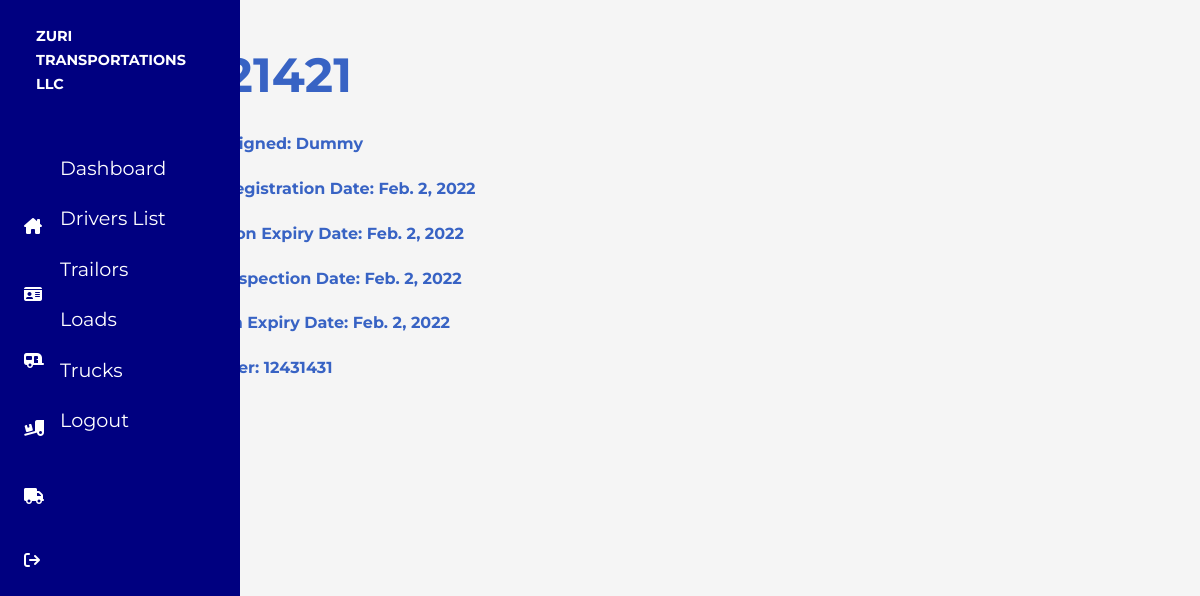
The app's page /trucks/truck/6 (signed in) with its own data.
### trucks/models.py (models this page shows)
class Truck(models.Model):
    truck_number = models.CharField(max_length=50)
    driver_assigned_to = models.CharField(max_length=50)
    registration_current_date = models.DateField(auto_now=False, auto_now_add=False, blank=True)
    registration_expiry_date = models.DateField(auto_now=False, auto_now_add=False, blank=True)
    inspection_current_date = models.DateField(auto_now=False, auto_now_add=False, blank=True)
    inspection_expiry_date = models.DateField(auto_now=False, auto_now_add=False, blank=True)
    vin_number = models.CharField(max_length=50, default=None)

### trucks/views.py (the view)
# urls.py: path('truck/<truck_id>', truck_info, name='truck_info'),
@login_required
def truck_info(request, truck_id):
    truck = Truck.objects.get(pk=truck_id)
    return render(request, 'trucks/truck_info.html', {'truck':truck})

### templates/trucks/truck_info.html (shortened to what this page needs)
{% extends 'base.html' %}
{% block content %}
<h1>{{truck.truck_number}}</h1>
<p>Driver Assigned: {{truck.driver_assigned_to}}</p>
<p>Current Registration Date: {{truck.registration_current_date}}</p>
<p>Registration Expiry Date: {{truck.registration_expiry_date}}</p>
<p>Current Inspection Date: {{truck.inspection_current_date}}</p>
<p>Inspection Expiry Date: {{truck.inspection_expiry_date}}</p>
<p>Vin Number: {{truck.vin_number}}</p>
{% endblock %}

### static/styles.css (style rules this page uses)
* { margin: 0; padding: 0; }
:root { --nav-width: 5%; }
body { width: 90vw; font-family: 'Montserrat', sans-serif; background-color: whitesmoke; color: #3863c4; scroll-behavior: smooth; overflow-x: none; }
h1 { font-size: 3rem; text-transform: capitalize; padding-top: 5%; padding-bottom: 2%; padding-left: 4.5%; }
p { font-size: 1rem; font-weight: bold; line-height: 2.8rem; padding-left: 5%; }

### records on screen
Truck: truck_number "21321421", driver_assigned_to "Dummy", registration_current_date "Feb. 2, 2022", registration_expiry_date "Feb. 2, 2022", inspection_current_date "Feb. 2, 2022", inspection_expiry_date "Feb. 2, 2022", vin_number "12431431"
